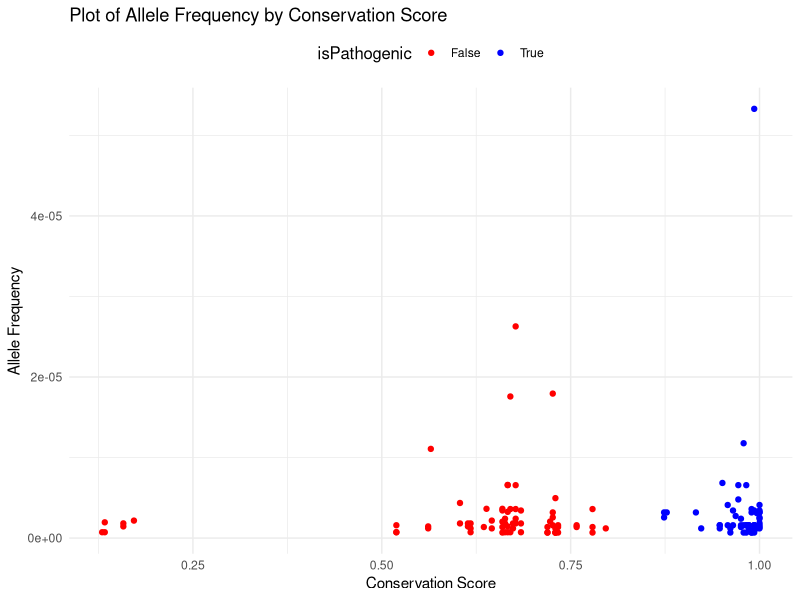
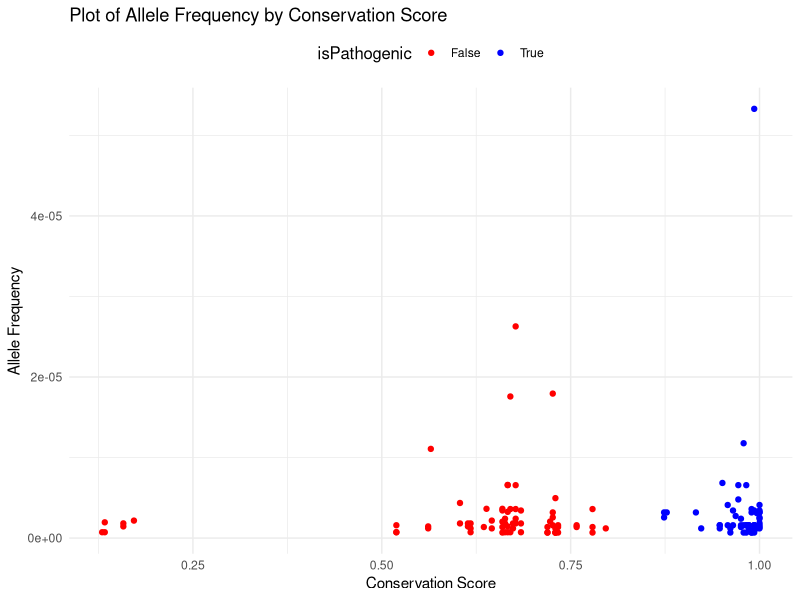

Reproduce these figures in R, in order.
library(readr)
library(ggplot2)
library(dplyr)

df <- read_csv('classification_output2.csv', show_col_types = FALSE)
df <- df %>% select(-...1)

df$isPathogenic <- factor(df$isPathogenic, labels = c("False", "True"))

p <- ggplot(df, aes(x = cons_score, y = Allele_frequency, color = isPathogenic)) +
  geom_point() +
  scale_color_manual(values = c("False" = "red", "True" = "blue")) +
  labs(
    x = 'Conservation Score',
    y = 'Allele Frequency',
    color = 'isPathogenic',
    title = 'Plot of Allele Frequency by Conservation Score'
  ) +
  theme_minimal() +
  theme(
    legend.title = element_text(size = 12),
    legend.position = "top"
  )

ggsave('allele_freq_corr_s=500_r.pdf', p, width = 10, height = 6, units = 'in')

print(p)
